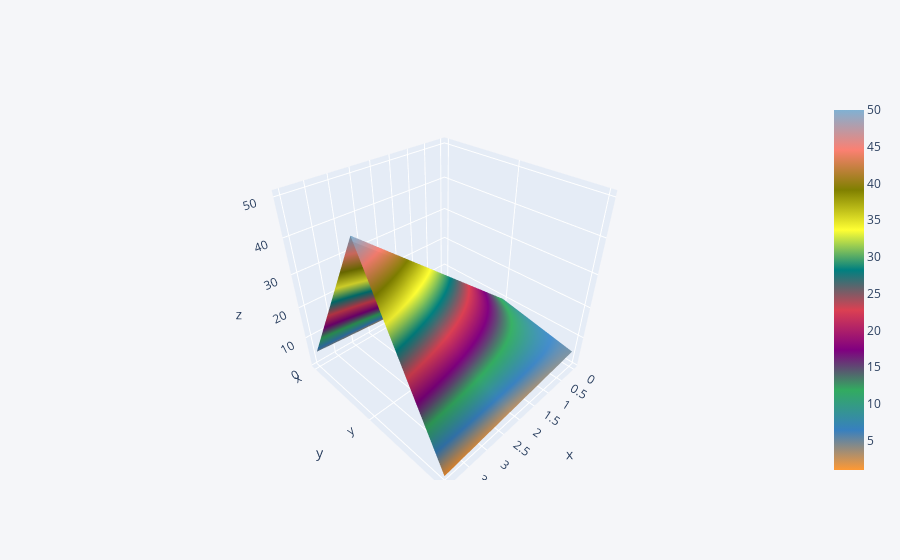

This figure's notebook cell:
### Code cell
#for 3D plots we need three variables as resides in df3
df3.iplot('surface')

### Figure 1 — Plotly figure (JSON) as saved in the notebook; plotly's stock layout.template omitted (floating-point values rounded to 4 significant figures)
{"data": [{"colorscale": [[0, "rgb(255, 153, 51)"], [0.1111, "rgb(55, 128, 191)"], [0.2222, "rgb(50, 171, 96)"], [0.3333, "rgb(128, 0, 128)"], [0.4444, "rgb(219, 64, 82)"], [0.5556, "rgb(0, 128, 128)"], [0.6667, "rgb(255, 255, 51)"], [0.7778, "rgb(128, 128, 0)"], [0.8889, "rgb(251, 128, 114)"], [1, "rgb(128, 177, 211)"]], "type": "surface", "x": [0, 1, 2, 3, 4], "y": ["x", "y", "z"], "z": [[1, 2, 3, 4, 5], [10, 20, 30, 40, 50], [5, 4, 3, 2, 1]]}], "layout": {"legend": {"bgcolor": "#F5F6F9", "font": {"color": "#4D5663"}}, "paper_bgcolor": "#F5F6F9", "plot_bgcolor": "#F5F6F9", "title": {"font": {"color": "#4D5663"}}, "xaxis": {"gridcolor": "#E1E5ED", "showgrid": true, "tickfont": {"color": "#4D5663"}, "title": {"font": {"color": "#4D5663"}, "text": ""}, "zerolinecolor": "#E1E5ED"}, "yaxis": {"gridcolor": "#E1E5ED", "showgrid": true, "tickfont": {"color": "#4D5663"}, "title": {"font": {"color": "#4D5663"}, "text": ""}, "zerolinecolor": "#E1E5ED"}}}
